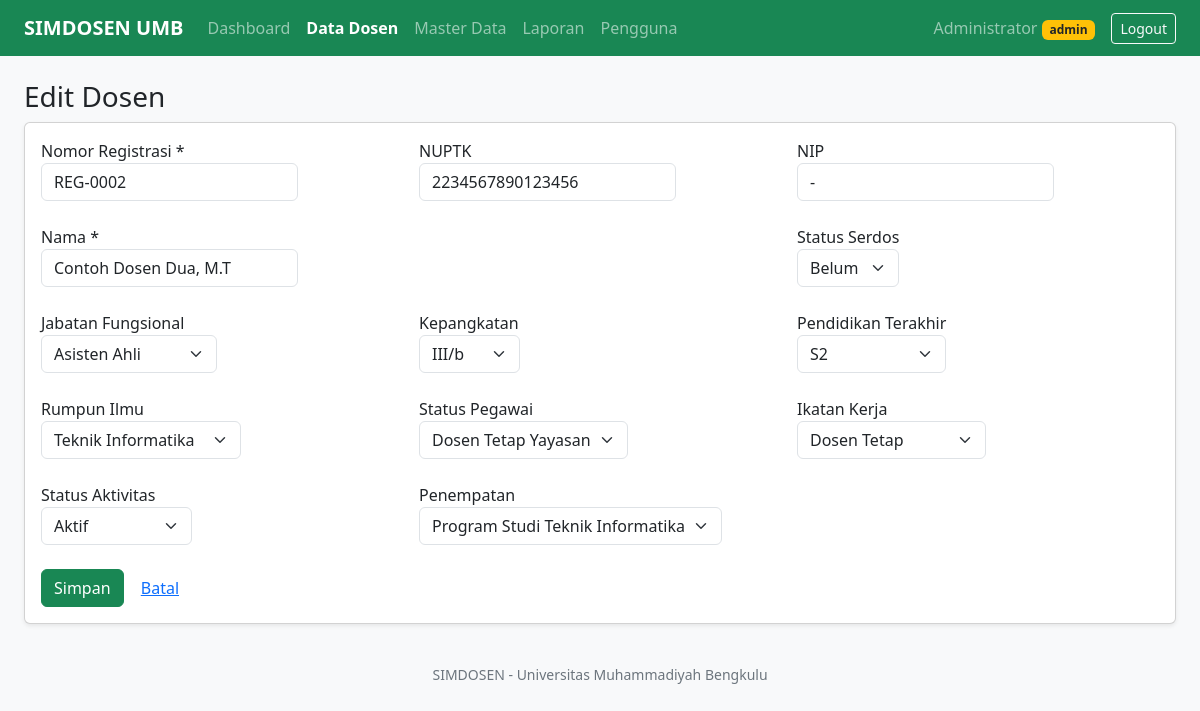
Screenshot of /dosen_form.php?id=2 (signed in) with the database file from the repository.
### tables this page shows
CREATE TABLE dosen (
  id INT AUTO_INCREMENT PRIMARY KEY,
  nomor_registrasi VARCHAR(30) NOT NULL UNIQUE,
  nuptk VARCHAR(30),
  nama VARCHAR(150) NOT NULL,
  nip VARCHAR(30),
  jabatan_id INT NULL,
  pangkat_id INT NULL,
  pendidikan_id INT NULL,
  rumpun_id INT NULL,
  status_serdos ENUM('Sudah','Belum') NOT NULL DEFAULT 'Belum',
  status_pegawai_id INT NULL,
  ikatan_kerja_id INT NULL,
  status_aktivitas_id INT NULL,
  penempatan_id INT NULL,
  created_at TIMESTAMP DEFAULT CURRENT_TIMESTAMP,
  updated_at TIMESTAMP DEFAULT CURRENT_TIMESTAMP ON UPDATE CURRENT_TIMESTAMP,
  FOREIGN KEY (jabatan_id) REFERENCES jabatan_fungsional(id),
  FOREIGN KEY (pangkat_id) REFERENCES kepangkatan(id),
  FOREIGN KEY (pendidikan_id) REFERENCES pendidikan(id),
  FOREIGN KEY (rumpun_id) REFERENCES rumpun_ilmu(id),
  FOREIGN KEY (status_pegawai_id) REFERENCES status_pegawai(id),
  FOREIGN KEY (ikatan_kerja_id) REFERENCES ikatan_kerja(id),
  FOREIGN KEY (status_aktivitas_id) REFERENCES status_aktivitas(id),
  FOREIGN KEY (penempatan_id) REFERENCES penempatan(id)
);

CREATE TABLE jabatan_fungsional (id INT AUTO_INCREMENT PRIMARY KEY, nama VARCHAR(80) NOT NULL);

CREATE TABLE kepangkatan        (id INT AUTO_INCREMENT PRIMARY KEY, nama VARCHAR(80) NOT NULL);

CREATE TABLE pendidikan         (id INT AUTO_INCREMENT PRIMARY KEY, nama VARCHAR(80) NOT NULL);

CREATE TABLE rumpun_ilmu        (id INT AUTO_INCREMENT PRIMARY KEY, nama VARCHAR(100) NOT NULL);

CREATE TABLE status_pegawai     (id INT AUTO_INCREMENT PRIMARY KEY, nama VARCHAR(80) NOT NULL);

CREATE TABLE ikatan_kerja       (id INT AUTO_INCREMENT PRIMARY KEY, nama VARCHAR(80) NOT NULL);

CREATE TABLE status_aktivitas   (id INT AUTO_INCREMENT PRIMARY KEY, nama VARCHAR(80) NOT NULL);

CREATE TABLE penempatan         (id INT AUTO_INCREMENT PRIMARY KEY, nama VARCHAR(120) NOT NULL);

### includes/koneksi.php (called while the page is built, shortened)
<?php
function db(): PDO {
  static $pdo = null;
  if (!$pdo) {
    try {
      $pdo = new PDO('mysql:host='.DB_HOST.';dbname='.DB_NAME.';charset=utf8mb4', DB_USER, DB_PASS, [
        PDO::ATTR_ERRMODE => PDO::ERRMODE_EXCEPTION,
        PDO::ATTR_DEFAULT_FETCH_MODE => PDO::FETCH_ASSOC,
      ]);
    } catch (PDOException $e) {
      http_response_code(500);
      header('Content-Type: text/plain; charset=utf-8');
      exit('Koneksi database gagal: '.$e->getMessage());
    }
  }
  return $pdo;
}
function h($s): string { return htmlspecialchars((string)$s, ENT_QUOTES, 'UTF-8'); }
function ref_options(): array {
  $o = [];
  foreach (REFS as $col => [$tbl, $label]) $o[$col] = db()->query("SELECT id, nama FROM $tbl ORDER BY id")->fetchAll();
  return $o;
}

### dosen_form.php (the view, shortened to what this page needs)
<?php
$id = (int)($_GET['id'] ?? 0);
$d = array_fill_keys(dosen_cols(), '');
$d['status_serdos'] = 'Belum';
if ($id) {
  $st = db()->prepare('SELECT * FROM dosen WHERE id = ?');
  $st->execute([$id]);
  $d = $st->fetch();
}
$opt = ref_options();
$judul = $id ? 'Edit Dosen' : 'Tambah Dosen';
require __DIR__.'/includes/header.php';
?>
<h3><?= h($judul) ?></h3>
<form method="post" class="card card-body shadow-sm"><?= csrf_field() ?>
<div class="row g-3">
  <div class="col-md-4"><label class="form-label">Nomor Registrasi *<input class="form-control" name="nomor_registrasi" value="<?= h($d['nomor_registrasi']) ?>" required></label></div>
  <div class="col-md-4"><label class="form-label">NUPTK<input class="form-control" name="nuptk" value="<?= h($d['nuptk']) ?>"></label></div>
  <div class="col-md-4"><label class="form-label">NIP<input class="form-control" name="nip" value="<?= h($d['nip']) ?>"></label></div>
  <div class="col-md-8"><label class="form-label">Nama *<input class="form-control" name="nama" value="<?= h($d['nama']) ?>" required></label></div>
  <div class="col-md-4"><label class="form-label">Status Serdos<select class="form-select" name="status_serdos">
    <?php foreach (['Sudah', 'Belum'] as $s): ?><option <?= $d['status_serdos'] === $s ? 'selected' : '' ?>><?= $s ?></option><?php endforeach; ?></select></label></div>
  <?php foreach (REFS as $col => [$tbl, $label]): ?>
  <div class="col-md-4"><label class="form-label"><?= h($label) ?><select class="form-select" name="<?= $col ?>">
    <?php foreach ($opt[$col] as $o): ?><option value="<?= $o['id'] ?>" <?= (string)$d[$col] === (string)$o['id'] ? 'selected' : '' ?>><?= h($o['nama']) ?></option><?php endforeach; ?>
  </select></label></div>
  <?php endforeach; ?>
</div>
<div class="mt-3"><button class="btn btn-success">Simpan</button> <a class="btn btn-link" href="dosen.php">Batal</a></div>
</form>
<?php require __DIR__.'/includes/footer.php'; ?>

### rows the page displays
dosen: nomor_registrasi "REG-0002", nuptk "2234567890123456", nip "-", nama "Contoh Dosen Dua, M.T", status_serdos "Belum", jabatan_id "Asisten Ahli", pangkat_id "III/b", pendidikan_id "S2", rumpun_id "Teknik Informatika", status_pegawai_id "Dosen Tetap Yayasan", ikatan_kerja_id "Dosen Tetap", status_aktivitas_id "Aktif", penempatan_id "Program Studi Teknik Informatika"

### other values shown
$label "Dashboard Data Dosen Master Data Laporan Pengguna"
$u['nama'] "Administrator"
$u['role'] "admin"
$judul "Edit Dosen"
$label "Jabatan Fungsional"
$label "Kepangkatan"
$label "Pendidikan Terakhir"
$label "Rumpun Ilmu"
$label "Status Pegawai"
$label "Ikatan Kerja"
$label "Status Aktivitas"
$label "Penempatan"
